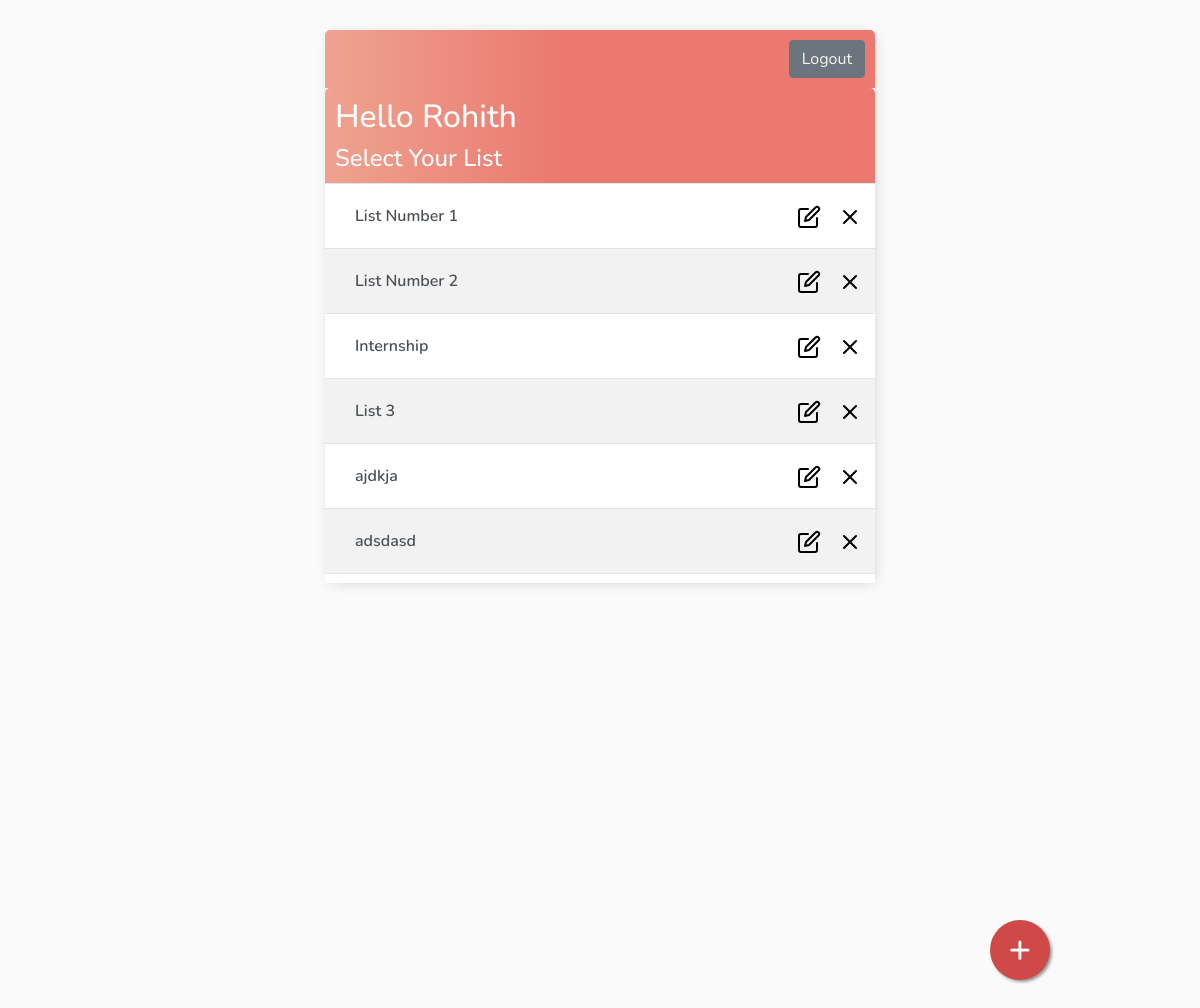
Screenshot of /lists/ (signed in) with the database file from the repository.
### base/models.py (models this page shows)
class AbstractModel(models.Model):
    created_on = models.DateTimeField(auto_now_add=True)
    deleted_on = models.DateTimeField(null=True, blank=True)
    updated_on = models.DateTimeField(auto_now=True)
    created_by = models.ForeignKey(User, on_delete=models.CASCADE, null=True, blank=True, related_name='%(class)s_requests_created')
    updated_by = models.ForeignKey(User, on_delete=models.CASCADE, null=True, blank=True, related_name='%(class)s_requests_updated')
    deleted_by = models.ForeignKey(User, on_delete=models.CASCADE, null=True, blank=True, related_name='%(class)s_requests_deleted')
    class Meta:
        abstract = True

class List(AbstractModel):
    title = models.CharField(max_length=200)
    description = models.TextField(default='', blank=True)
    def __str__(self):
        return self.title

### base/views/ListList.py (the view)
# urls.py: path('', ListList.as_view(), name='lists'),
class ListList(LoginRequiredMixin, ListView):
    model = List
    context_object_name = 'lists'
    def get_context_data(self, **kwargs):
        context = super().get_context_data(**kwargs)
        context['lists'] = context['lists'].filter(created_by=self.request.user)
        search_input = self.request.GET.get('search-area') or ''
        if search_input:
            context['lists'] = context['lists'].filter(title__startswith=search_input)
        context['search_input'] = search_input
        return context

### base/templates/base/list_list.html (shortened to what this page needs)
{% extends 'base/main.html' %}
{% block content %}
<div class="header-bar">
    {% if request.user.is_authenticated %}
    <a href="{% url 'logout' %}" class="btn btn-secondary">Logout</a>
    {% else %}
    <a href="{% url 'login' %}" class="btn btn-secondary">Login</a>
    {% endif %}
</div>
<div class="header-bar">
    <div>
        <h2> Hello {{request.user|title}}</h2>
        <h4 style="margin:0">Select Your List</h4>
    </div>
</div>
<a id="add-link" href="{% url 'list-create' %}" style="text-decoration: none;">&#x2b;</a>
<div id="tasklist" class="task-items-wrapper" style="overflow:scroll; height:400px;">
    {% for list in lists %}
    <div class="task-wrapper" data-position="{{list.pk}}">
        <div class="task-title">
            <a href="{% url 'tasks' list.id %}" title="{{list.description}}">{{list}}</a>
        </div>
        <div class="task-controls">
            <a href="{% url 'list-update' list.id %}" style="text-decoration: none;">
                {% load static %}
                <img src="{% static 'base/edit(1).svg' %}">&nbsp;&nbsp;&nbsp;
            </a>
            <a href="{% url 'list-delete' list.id %}" style="text-decoration: none;">{% load static %}
                <img src="{% static 'base/x.svg' %}">&nbsp;&nbsp;&nbsp;</a>
        </div>
    </div>
    {% empty %}
    <div style="text-align: center; padding-bottom: 10px; line-height: 1em;">
        <h3>No new lists are created.</h3>
        <h3>Create a <a style="text-decoration: none; color: #e53935;" href="{% url 'list-create' %}">New List</a> ! </h3>
    </div>
    {% endfor %}
</div>
{% endblock content%}

### base/templates/base/main.html (style rules this page uses)
body { background-color: #FAFAFA; font-family: 'Nunito', sans-serif; padding-top: 30px; }
h1, h2, h3, h4, h5, h6 { font-family: 'Nunito', sans-serif; }
a, p { color: #4b5156 }
a { font-weight: 600; }
.header-bar { display: flex; justify-content: space-between; color: #fff; padding: 10px; border-radius: 5px 5px 0 0; background: linear-gradient(90deg, #EEA390 0%, #EB796F 43%, #EB796F 100%); }
.header-bar a { color: rgb(247, 247, 247); text-decoration: none; }
.task-wrapper:nth-child(even) { display: flex; align-items: center; justify-content: space-between; background-color: #f2f2f2; border-top: 1px solid #dfe4ea; overflow: hidden; }
.task-wrapper:nth-child(odd) { display: flex; align-items: center; justify-content: space-between; background-color: #fff; border-top: 1px solid #dfe4ea; overflow: hidden; }
.task-title { display: flex; padding: 20px; }
.task-title a { text-decoration: none; color: #4b5156; margin-left: 10px; }
#add-link { position:fixed; width:60px; height:60px; bottom:40px; right:150px; background-color:#cf4949; color:#FFF; border-radius:50px; text-align:center; box-shadow: 2px 2px 3px #999; font-size: 38px; }
::placeholder { font-weight: 300; opacity: 0.5; }

### rows the page displays
List: title "List Number 1"
List: title "List Number 2"
List: title "Internship"
List: title "List 3"
List: title "ajdkja"
List: title "adsdasd"

### other values shown
{{ request.user|title }} "Rohith"
